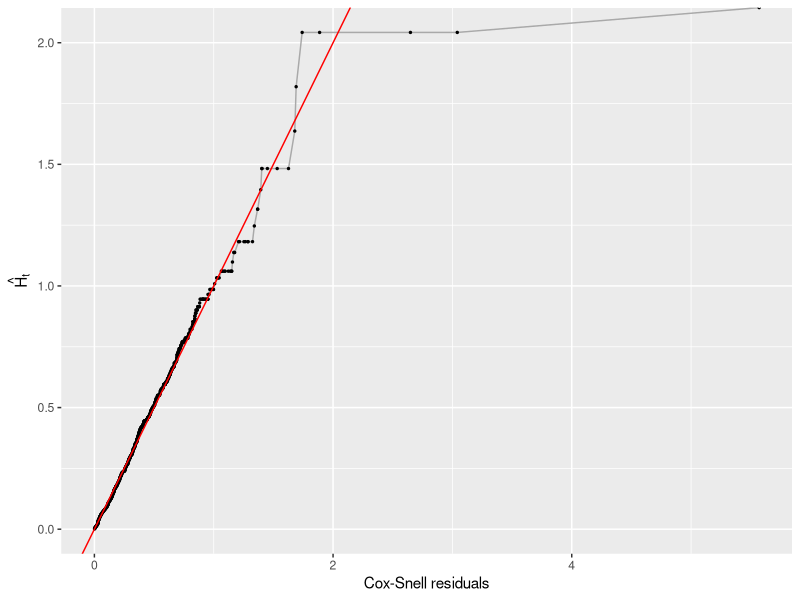
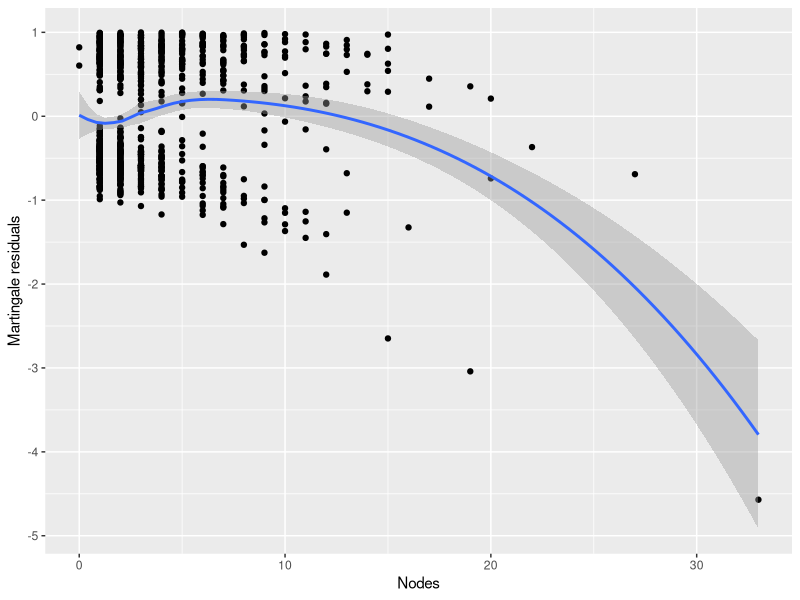
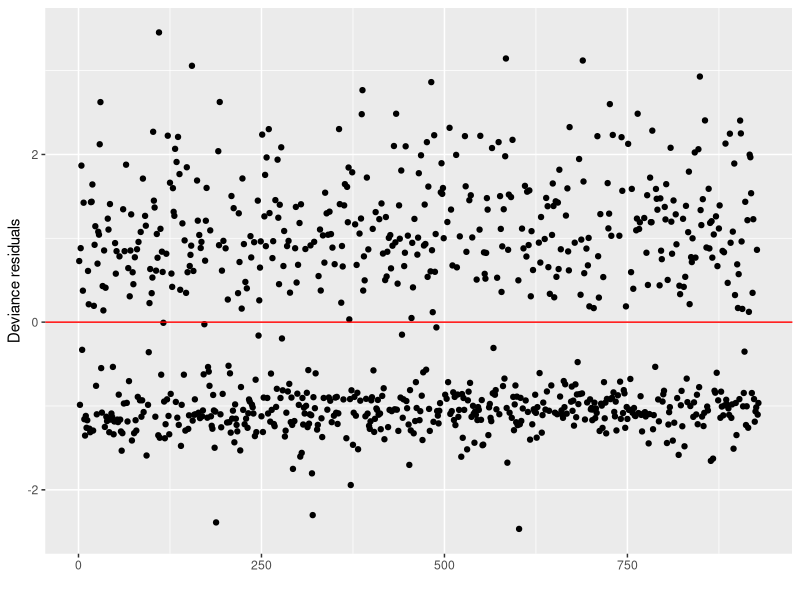
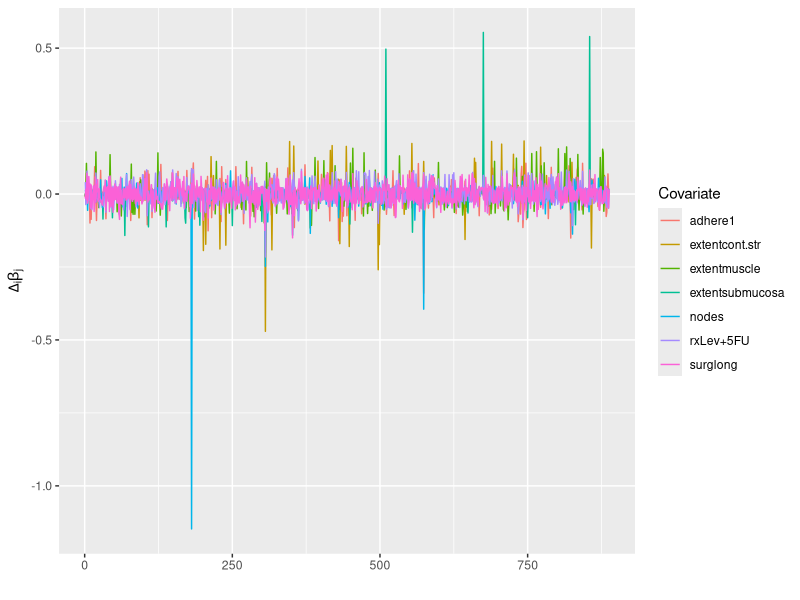
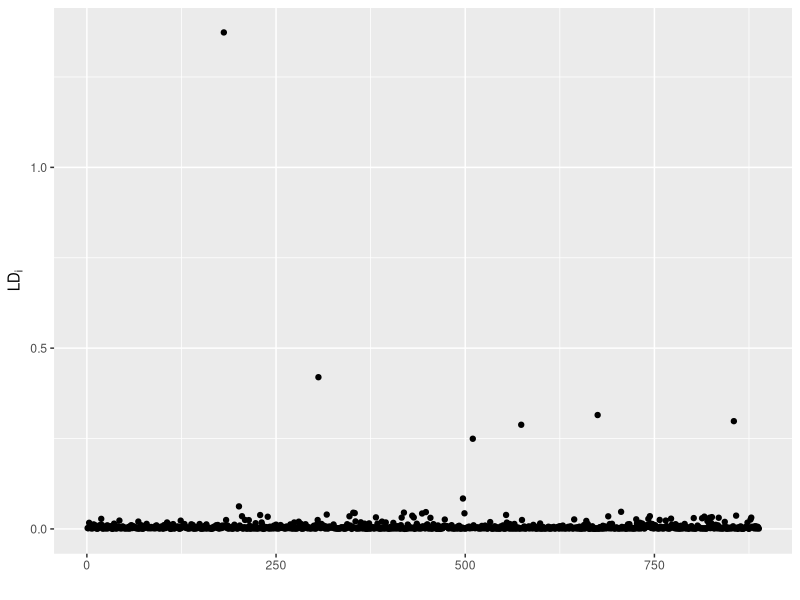

R code for these plots, in order:
## ---- chunk 1
knitr::opts_chunk$set(
	echo = FALSE,
	message = FALSE,
	warning = FALSE
)

rm(list = ls(all.names = TRUE))
gc()

library(ggplot2)
library(survival)
library(survminer)
library(dplyr)
library(knitr)

## ---- chunk 2

data <- colon

# La base original tiene una observacion por cada paciente donde etype = 1 (recurrencia) y otra donde etype = 2 (muerte).

data <- data %>% 
  filter(etype == 2) %>% # tipo de evento: muerte (no nos interesa la recurrencia del paciente)
  mutate(
    sex = factor(sex, levels = c(0,1), labels = c("female", "male")), # Factores a todas las categorias
    obstruct = factor(obstruct, levels = c(0,1)),
    perfor = factor(perfor, levels = c(0,1)),
    adhere = factor(adhere, levels = c(0,1)),
    differ = factor(differ, levels = c(1,2,3), labels = c("well", "moderate", "poor")),
    extent = relevel(factor(extent, levels = c(1,2,3,4), labels = c("submucosa", "muscle", "serosa", "cont.str")), ref = "serosa"), # Se especifico a serosa como grupo de referencia (es el que mas observaciones tiene y puede facilitar la interpretacion)
    surg = factor(surg, levels = c(0,1), labels = c("short", "long")),
    node4_ = factor(node4, levels = c(0,1))
  ) %>% 
  dplyr::select(-study, -etype, -node4) %>% na.omit()
## ---- chunk 3
## MODELO ORGINAL - Todas las covariables

mod_og <- coxph(Surv(time, status == 1) ~ rx + sex + age + obstruct + perfor + adhere + nodes + differ + extent + surg + node4_, data = data)

mod_og_fit <- summary(mod_og)

## EXTRAEMOS COEFICIENTES E INTERVALOS DE CONFIANZA

mod_og_coeffs <-  as.data.frame(mod_og_fit$coefficients) %>%
  cbind(as.data.frame(mod_og_fit$conf.int[,-1]))
  
## Mostrar los coeficientes y su efecto (exp(coef))

kable(
  mod_og_coeffs %>% select(coef, `Pr(>|z|)`, `exp(coef)`, `lower .95`, `upper .95`),
  digits = 4,
  caption = "Coeficientes, IC 95% y su efecto"
)
## ---- chunk 4

## Extraccion de los pvalores de las pruebas globales

kable(
  data.frame(
    Prueba = c("Wald", "Score", "Log"),
    df = c(mod_og_fit$waldtest[2], mod_og_fit$sctest[2], mod_og_fit$logtest[2]),
    p_valor = c(mod_og_fit$waldtest[3], mod_og_fit$sctest[3], mod_og_fit$logtest[3])
  ),
  digits = 4,
  caption = "Pruebas de significancia global"
)

## ---- chunk 5

# Base de datos refinada (union de dos grupos de rx)

data_ref <- data %>% mutate(
    rx = recode(rx, "Obs" = "Obs/Lev", "Lev" = "Obs/Lev")
  ) %>% na.omit() 

# Modelo original con base refinada

mod_og2 <- coxph(Surv(time, status == 1) ~ rx + sex + age + obstruct + perfor + adhere + nodes + differ + extent + surg + node4_, data = data_ref)

#AIC(mod_og, mod_og2) = 5433.96, 5421.2 
#BIC(mod_og, mod_og2) = 5483.92, 5478.09

# La base de datos refinada mejora el ajuste del modelo

# Modelo sin obstruct, differ y node4

mod_a <- coxph(Surv(time, status == 1) ~ rx + sex + age + perfor + adhere + nodes + extent + surg, data = data_ref)

#MASS::stepAIC(mod_og2, direction = c("backward"))
# El modelo con el menor AIC es el siguiente
             
mod <- coxph(Surv(time, status == 1) ~ rx + adhere + nodes + extent + surg, data = data_ref)
mod_fit <- summary(mod)

## EXTRAEMOS COEFICIENTES E INTERVALOS DE CONFIANZA

mod_coeffs <-  as.data.frame(mod_fit$coefficients) %>%
  cbind(as.data.frame(mod_fit$conf.int[,-1]))
  
## Mostrar los coeficientes y su efecto (exp(coef))

kable(
  mod_coeffs %>% select(coef, `Pr(>|z|)`, `exp(coef)`, `lower .95`, `upper .95`),
  digits = 4,
  caption = "Coeficientes, IC 95% y su efecto"
)

## ---- chunk 6
## Extraccion de los pvalores de las pruebas globales

kable(
  data.frame(
    Prueba = c("Wald", "Score", "Log"),
    df = c(mod_fit$waldtest[2], mod_fit$sctest[2], mod_fit$logtest[2]),
    p_valor = c(mod_fit$waldtest[3], mod_fit$sctest[3], mod_fit$logtest[3])
  ),
  digits = 4,
  caption = "Pruebas de significancia global"
)

## ---- chunk 7

# Cox - Snell 
res_mart = residuals(mod,type='martingale')
res_cs = (data_ref$status == 1) - res_mart
data_ref$res_cs = res_cs

# KM using the Cox-Snell residuals as the times
fit_cs = survfit(Surv(res_cs, status == 1) ~ 1, data = data_ref)

# Plot cumulative hazard
df = data.frame(x=fit_cs$time,y=-log(fit_cs$surv))

ggplot(data=df,aes(x=x,y=y))+
  geom_line(col='darkgrey')+
  geom_point(size=.5)+
  labs(x="Cox-Snell residuals",y=expression(hat(H[t])))+
  geom_abline(intercept=0,slope=1,col="red")

# Martingala

# Martingale residuals vs continuous variables
data_ref$res_mart = res_mart

ggplot(data=data_ref,aes(x=nodes,y=res_mart))+
  geom_point()+
  geom_smooth(method = "loess", se = T, span = 0.75)+
  labs(x='Nodes',y='Martingale residuals')
## ---- chunk 8


# Devianza

res_dev = residuals(mod,type='deviance')
data_ref$res_dev = res_dev

ggplot(data=data_ref,aes(x=id,y=res_dev))+
  geom_point()+
  geom_hline(yintercept=0,col='red')+
  labs(x="",y="Deviance residuals")
## ---- chunk 9
# Delta-betas
res_dbs = residuals(mod, type = "dfbetas")
res_db = residuals(mod, type = "dfbeta")

# number of observations (n) and covariates (k)
n = nrow(data_ref)
k = 7
id = rep(1:n, k)

vars = c(rep('rxLev+5FU',n),rep('adhere1',n),rep('nodes',n),
         rep('extentsubmucosa',n),rep('extentmuscle',n),rep('extentcont.str',n),rep('surglong',n))

val_std = c(res_dbs[,1],res_dbs[,2],res_dbs[,3],
            res_dbs[,4], res_dbs[,5], res_dbs[,6], res_dbs[,7])

val = c(res_db[,1],res_db[,2],res_db[,3],
        res_db[,4], res_db[,5],res_db[,6], res_db[,7])

db_df=data.frame(x=id,y_std=val_std,y=val,name=vars)

ggplot(data=db_df,aes(x=x,y=y_std,col=name))+
  geom_line()+
  labs(x='',y=expression(Delta[i]*beta[j]),
       color = "Covariate")

# Likelihood displacement
LD = numeric(n)
res_u = residuals(mod,type='score')
var_beta = mod$var

for(i in 1:n){
  LD[i]=t(res_u[i,])%*%var_beta%*%res_u[i,]
}

id = c(1:n)
LD_df = data.frame(x=id,y=LD)

ggplot(data=LD_df,aes(x=id,y=y))+
  geom_point()+
  labs(x="",y=expression(LD[i]))

## ---- chunk 10
cox.zph(mod)
